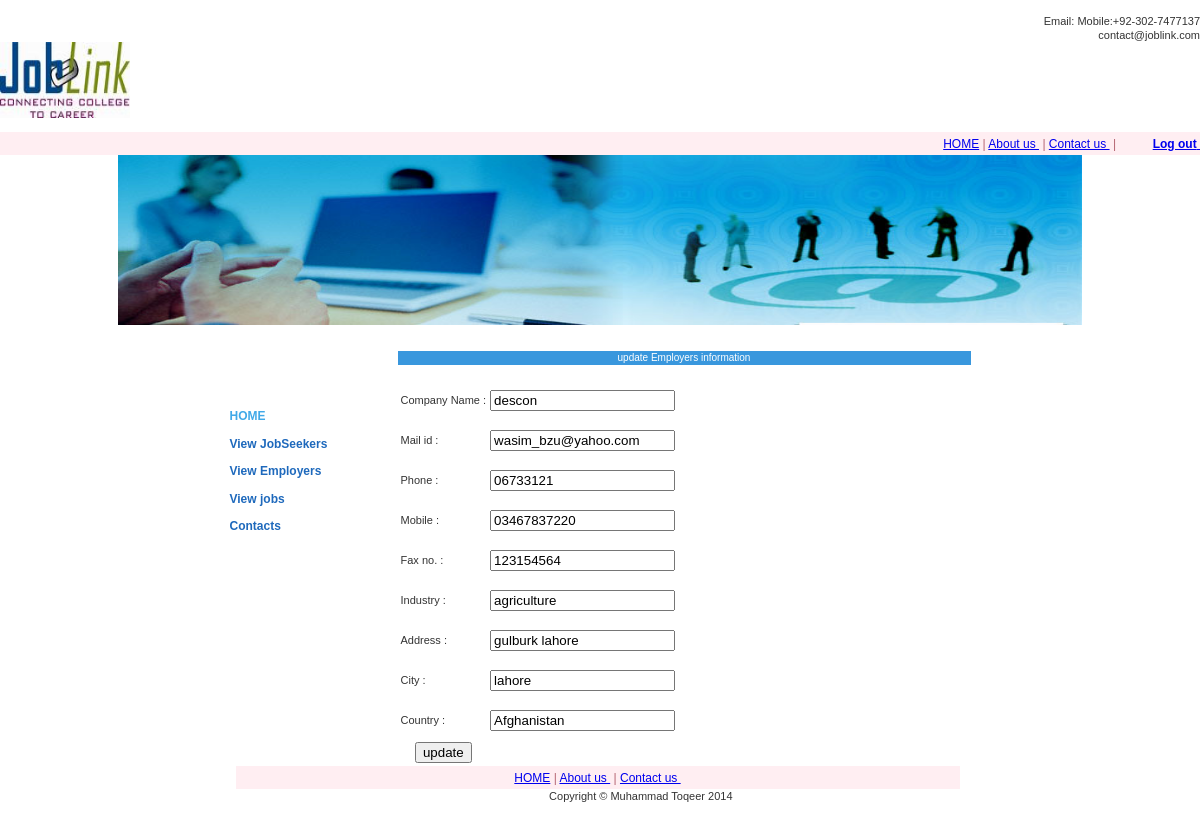
/PROJECT/joblink/admin/updatecompany.php?cid=4 (signed in), run on the app's committed database.
### tables this page shows
CREATE TABLE `company` (
  `company_id` int(10) NOT NULL auto_increment,
  `c_name` varchar(50) NOT NULL,
  `mail_id` varchar(40) NOT NULL,
  `phone` varchar(20) NOT NULL,
  `mobile` varchar(20) NOT NULL,
  `fax_no` varchar(20) NOT NULL,
  `web_link` varchar(40) NOT NULL,
  `address` varchar(50) NOT NULL,
  `city` char(20) NOT NULL,
  `country` char(20) NOT NULL,
  `postal_code` int(15) NOT NULL,
  `industry` varchar(20) NOT NULL,
  `contact_pname` varchar(20) NOT NULL,
  `designation1` varchar(20) NOT NULL,
  `mobile1` int(15) NOT NULL,
  `phone1` int(15) NOT NULL,
  `mail_id1` varchar(30) NOT NULL,
  `alternate_contactp` varchar(20) NOT NULL,
  `designation2` varchar(20) NOT NULL,
  `mobile2` int(15) NOT NULL,
  `phone2` int(15) NOT NULL,
  `mail_id2` varchar(30) NOT NULL,
  `password` varchar(20) NOT NULL,
  PRIMARY KEY  (`company_id`)
);

### PROJECT/joblink/admin/updatecompany.php (the view, shortened to what this page needs)
<?php
if(!(isset($_SESSION["admin"])))
{
header("location:adminlogin.html");
}
else{
?>
<!DOCTYPE html PUBLIC "-//W3C//DTD XHTML 1.0 Transitional//EN" "http://www.w3.org/TR/xhtml1/DTD/xhtml1-transitional.dtd">
<html xmlns="http://www.w3.org/1999/xhtml">
<head>
<link href="css/stylesheet.css" rel="stylesheet" type="text/css" media="all" />
</head>
<body>
<table width="100%" border="0" cellspacing="0" cellpadding="0">
<tr>
<td  width="100%" height="40%">&nbsp;</td>
</tr>
<tr>
<td align="right" valign="bottom">Email: <a href="mailto:abc@yoursite.com" style="color:#333333; text-decoration:none;"> Mobile:+92-302-7477137<br />
            contact@joblink.com</a></td>
</tr>
<tr>
 <td height="65" align="left" valign="top">
              <img src="images/logo.jpg" alt="Company Logo" width="130" height="76" /> </td>
  </tr>
    <tr>
<td  width="100%" height="40%">&nbsp;</td>
</tr>
    			    <tr>
   <td style="white-space:pre; font-size:12px; color:#601E29; color:#B46471;" height="23"  align="right" valign="middle" bgcolor="#FFEEF2"><a href="index.php" class="footer_link">HOME</a> | <a href="about.html" class="footer_link">About us </a> | <a href="contact.html" class="footer_link">Contact us </a> |&nbsp;&nbsp;&nbsp;&nbsp;&nbsp;&nbsp;&nbsp;&nbsp;&nbsp;&nbsp;&nbsp;<a href="logout.php" class="footer_link"><strong>Log out</strong> </a></td>
  </tr>
<tr>
<td width="100%" align="center" valign="top"><img src="images/header_bg.jpg" alt="Wasim here" width="964" height="170"  border="0" /></td>
</tr>
  <tr>
    <td align="center" valign="top"><table width="741" border="0" cellspacing="0" cellpadding="0">
      <tr>
        <td align="left" valign="top"><table width="100%" border="0" cellspacing="0" cellpadding="0">
          <tr>
            <td width="168" align="left" valign="top"><table width="100%" border="0" cellspacing="0" cellpadding="0">
			<tr>
                <td height="26" align="left" valign="top">&nbsp;</td>
              </tr>
			  <tr>
                <td height="26" align="left" valign="top">&nbsp;</td>
              </tr><tr>
                <td height="26" align="left" valign="top">&nbsp;</td>
              </tr>
			 <tr>
                <td height="27" align="left" valign="middle"><a href="index.html" class="left_link" style="color:#41A9E8;">HOME</a></td>
              </tr>
              <tr>
                <td height="27" align="left" valign="middle"><a href="viewuser.php" class="left_link">View JobSeekers </a><a href="adminlogin.html" class="left_link"></a></td>
              </tr>
              <tr>
                <td height="27" align="left" valign="middle"><a href="viewcompany.php" class="left_link">View Employer</a><a href="login.html" class="left_link">s</a></td>
              </tr>
              <tr>
                <td height="27" align="left" valign="middle"><a href="viewjob.ph" class="left_link">View jobs </a></td>
              </tr>
              <tr>
                <td height="27" align="left" valign="middle"><a href="contact.html" class="left_link">Contacts</a></td>
              </tr>
            </table></td>
            <td align="left" valign="top"><table width="573" border="0" cellspacing="0" cellpadding="0">
              <tr>
                <td height="26" align="left" valign="top">&nbsp;</td>
              </tr>
              <tr>
                <td align="center" valign="middle" bgcolor="#3997DD" style="font-size:10px; color:#FFF;">update Employers information </td>
                </tr>
              <tr>
                <td align="left" valign="top">&nbsp;</td>
              </tr>
              <tr>
                <td align="left" valign="top" style="text-align:justify;">
<?php
$id=$_REQUEST['cid'];
$result=mysql_query("select * from company where company_id='$id'");
$row=mysql_fetch_array($result);
?>
<form id="form1" name="form1" method="post" action="<?php echo $PHP_SELF; ?>">
<table>
<tr>
<td><p>Company Name : </p></td>
<td><input name="name" type="text" id="name" value="<?php echo $row['c_name']; ?>"/>
</td>
</tr>
<tr>
<td><p>Mail id  : </p></td>
<td><input name="mail" type="text" id="mail" value="<?php echo $row['mail_id']; ?>"/>
</td>
</tr>
<tr>
<td><p>Phone  : </p></td>
<td><input name="phone" type="text" id="phone" value="<?php echo $row['phone']; ?>"/>
</td>
</tr>
<tr>
<td><p>Mobile   : </p></td>
<td><input name="mob" type="text" id="mob" value="<?php echo $row['mobile']; ?>"/></td>
</tr>
<tr>
<td><p>Fax no.   : </p></td>
<td><input name="fax" type="text" id="fax" value="<?php echo $row['fax_no']; ?>"/></td>
</tr>
<tr>
<td><p>Industry   : </p></td>
<td><input name="industry" type="text" id="industry" value="<?php echo $row['industry']; ?>"/></td>
</tr>
<tr>
<td><p>Address   : </p></td>
<td><input name="ad" type="text" id="ad" value="<?php echo $row['address']; ?>"/></td>
</tr>
<tr>
<td><p>City   : </p></td>
<td><input name="city" type="text" id="city" value="<?php echo $row['city']; ?>"/></td>
</tr>
<tr>
<td><p>Country   : </p></td>
<td><input name="country" type="text" id="country" value="<?php echo $row['country']; ?>"/></td>
</tr>
<tr colspan="2" align="center">
<td><input type="submit" name="Submit" value="update" /></td>
</tr>
</table>
</form>
				</td></tr>
            </table></td>
          </tr>
        </table></td>
      </tr>
      <tr>
        <td align="left" valign="top"><table width="740" border="0" cellspacing="0" cellpadding="0">
          <tr>
            <td width="6" rowspan="2" align="left" valign="top">&nbsp;</td>
            <td style="white-space:pre; font-size:12px; color:#601E29; color:#B46471;" height="23" colspan="2" align="center" valign="middle" bgcolor="#FFEEF2"><a href="index.html" class="footer_link">HOME</a> | <a href="about.html" class="footer_link">About us </a> | <a href="profile.html" class="footer_link"></a><a href="contact.html" class="footer_link">Contact us </a></td>
            <td width="10" rowspan="2" align="left" valign="top">&nbsp;</td>
          </tr>
          <tr>
            <td width="497" align="right" valign="top" class="footer_left_bg">Copyright &copy; Muhammad Toqeer 2014</td>
            <td>&nbsp;</td>
          </tr>
        </table></td>
      </tr>
    </table></td>
  </tr>
  <tr>
    <td align="center" valign="top">&nbsp;</td>
  </tr>
  <tr>
    <td align="center" valign="top">&nbsp;</td>
  </tr>
</table>
</body>
</html>
<?php
}
?>

### PROJECT/joblink/admin/css/stylesheet.css (style rules this page uses)
body { margin:0px auto; padding:0px; background-color:#FFFFFF; }
body { font-family: Verdana, Arial, Helvetica, sans-serif; font-size: 11px; font-style: normal; line-height: 14px; font-weight: normal; font-variant: normal; text-transform: none; color: #333333; text-decoration: none; }
.left_link { font-family: Verdana, Arial, Helvetica, sans-serif; font-size: 12px; font-style: normal; line-height: 27.5px; font-weight: bold; font-variant: normal; text-transform: none; color: #1E69BC; background-color:inherit; text-decoration: none; }

### data on the page
company: name "descon", mail "wasim_bzu@yahoo.com", phone "06733121", mob "03467837220", fax "123154564", industry "agriculture", ad "gulburk lahore", city "lahore", country "Afghanistan"
